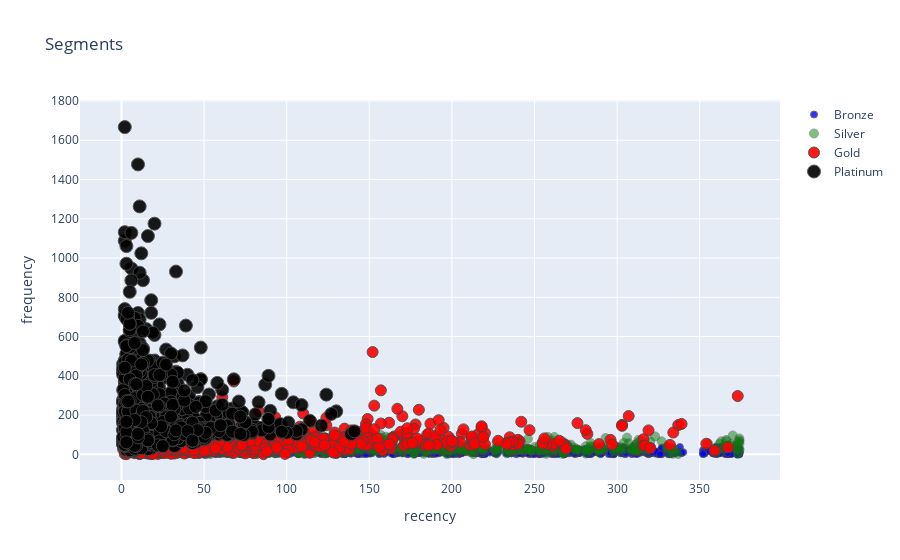

This figure's notebook cell:
### Code cell
#Recency Vs Frequency
graph = segmented_rfm.query("monetary < 50000 and frequency < 2000")

plot_data = [
    gobj.Scatter(
        x=graph.query("RFM_Loyalty_Level == 'Bronze'")['recency'],
        y=graph.query("RFM_Loyalty_Level == 'Bronze'")['frequency'],
        mode='markers',
        name='Bronze',
        marker= dict(size= 7,
            line= dict(width=1),
            color= 'blue',
            opacity= 0.8
           )
    ),
        gobj.Scatter(
        x=graph.query("RFM_Loyalty_Level == 'Silver'")['recency'],
        y=graph.query("RFM_Loyalty_Level == 'Silver'")['frequency'],
        mode='markers',
        name='Silver',
        marker= dict(size= 9,
            line= dict(width=1),
            color= 'green',
            opacity= 0.5
           )
    ),
        gobj.Scatter(
        x=graph.query("RFM_Loyalty_Level == 'Gold'")['recency'],
        y=graph.query("RFM_Loyalty_Level == 'Gold'")['frequency'],
        mode='markers',
        name='Gold',
        marker= dict(size= 11,
            line= dict(width=1),
                        color= 'red',
            opacity= 0.9
           )
    ),
    gobj.Scatter(
        x=graph.query("RFM_Loyalty_Level == 'Platinum'")['recency'],
        y=graph.query("RFM_Loyalty_Level == 'Platinum'")['frequency'],
        mode='markers',
        name='Platinum',
        marker= dict(size= 13,
            line= dict(width=1),
            color= 'black',
            opacity= 0.9
           )
    ),
]

plot_layout = gobj.Layout(
        yaxis= {'title': "frequency"},
        xaxis= {'title': "recency"},
        title='Segments'
    )
fig = gobj.Figure(data=plot_data, layout=plot_layout)
po.iplot(fig)

### Figure 1 — Plotly figure (JSON) as saved in the notebook; plotly's stock layout.template omitted (floating-point values rounded to 4 significant figures; data arrays with more than 128 entries replaced by an {"elided": "..."} marker saying what was removed)
{"data": [{"marker": {"color": "blue", "line": {"width": 1}, "opacity": 0.8, "size": 7}, "mode": "markers", "name": "Bronze", "type": "scatter", "x": {"elided": "772 int values"}, "y": {"elided": "772 int values"}}, {"marker": {"color": "green", "line": {"width": 1}, "opacity": 0.5, "size": 9}, "mode": "markers", "name": "Silver", "type": "scatter", "x": {"elided": "979 int values"}, "y": {"elided": "979 int values"}}, {"marker": {"color": "red", "line": {"width": 1}, "opacity": 0.9, "size": 11}, "mode": "markers", "name": "Gold", "type": "scatter", "x": {"elided": "1324 int values"}, "y": {"elided": "1324 int values"}}, {"marker": {"color": "black", "line": {"width": 1}, "opacity": 0.9, "size": 13}, "mode": "markers", "name": "Platinum", "type": "scatter", "x": {"elided": "1240 int values"}, "y": {"elided": "1240 int values"}}], "layout": {"title": {"text": "Segments"}, "xaxis": {"title": {"text": "recency"}}, "yaxis": {"title": {"text": "frequency"}}}}
